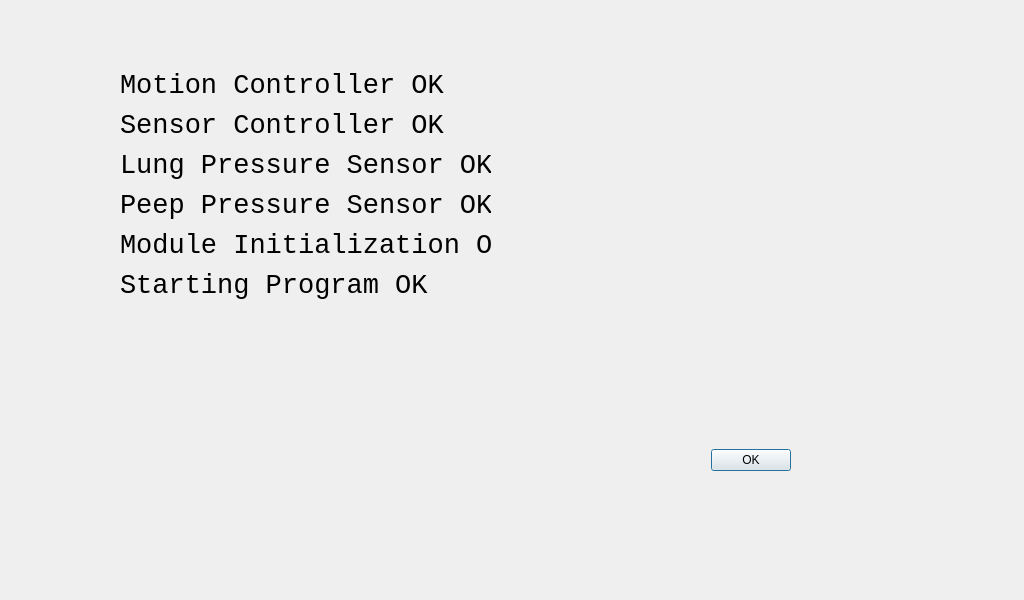
<?xml version="1.0" encoding="UTF-8"?>
<ui version="4.0">
 <class>Dialog</class>
 <widget class="QDialog" name="Dialog">
  <property name="geometry">
   <rect>
    <x>0</x>
    <y>0</y>
    <width>1024</width>
    <height>600</height>
   </rect>
  </property>
  <property name="windowTitle">
   <string>Dialog</string>
  </property>
  <widget class="QDialogButtonBox" name="buttonBox">
   <property name="geometry">
    <rect>
     <x>340</x>
     <y>410</y>
     <width>451</width>
     <height>100</height>
    </rect>
   </property>
   <property name="minimumSize">
    <size>
     <width>0</width>
     <height>100</height>
    </size>
   </property>
   <property name="orientation">
    <enum>Qt::Horizontal</enum>
   </property>
   <property name="standardButtons">
    <set>QDialogButtonBox::Ok</set>
   </property>
  </widget>
  <widget class="QLabel" name="label01">
   <property name="geometry">
    <rect>
     <x>120</x>
     <y>70</y>
     <width>371</width>
     <height>31</height>
    </rect>
   </property>
   <property name="font">
    <font>
     <family>Consolas</family>
     <pointsize>20</pointsize>
    </font>
   </property>
   <property name="text">
    <string>Motion Controller OK</string>
   </property>
  </widget>
  <widget class="QLabel" name="label02">
   <property name="geometry">
    <rect>
     <x>120</x>
     <y>110</y>
     <width>371</width>
     <height>31</height>
    </rect>
   </property>
   <property name="font">
    <font>
     <family>Consolas</family>
     <pointsize>20</pointsize>
    </font>
   </property>
   <property name="text">
    <string>Sensor Controller OK</string>
   </property>
  </widget>
  <widget class="QLabel" name="label03">
   <property name="geometry">
    <rect>
     <x>120</x>
     <y>150</y>
     <width>371</width>
     <height>31</height>
    </rect>
   </property>
   <property name="font">
    <font>
     <family>Consolas</family>
     <pointsize>20</pointsize>
    </font>
   </property>
   <property name="text">
    <string>Lung Pressure Sensor OK</string>
   </property>
  </widget>
  <widget class="QLabel" name="label04">
   <property name="geometry">
    <rect>
     <x>120</x>
     <y>190</y>
     <width>371</width>
     <height>31</height>
    </rect>
   </property>
   <property name="font">
    <font>
     <family>Consolas</family>
     <pointsize>20</pointsize>
    </font>
   </property>
   <property name="text">
    <string>Peep Pressure Sensor OK</string>
   </property>
  </widget>
  <widget class="QLabel" name="label05">
   <property name="geometry">
    <rect>
     <x>120</x>
     <y>230</y>
     <width>371</width>
     <height>31</height>
    </rect>
   </property>
   <property name="font">
    <font>
     <family>Consolas</family>
     <pointsize>20</pointsize>
    </font>
   </property>
   <property name="text">
    <string>Module Initialization OK</string>
   </property>
  </widget>
  <widget class="QLabel" name="label06">
   <property name="geometry">
    <rect>
     <x>120</x>
     <y>270</y>
     <width>371</width>
     <height>31</height>
    </rect>
   </property>
   <property name="font">
    <font>
     <family>Consolas</family>
     <pointsize>20</pointsize>
    </font>
   </property>
   <property name="text">
    <string>Starting Program OK</string>
   </property>
  </widget>
 </widget>
 <resources/>
 <connections>
  <connection>
   <sender>buttonBox</sender>
   <signal>accepted()</signal>
   <receiver>Dialog</receiver>
   <slot>accept()</slot>
   <hints>
    <hint type="sourcelabel">
     <x>248</x>
     <y>254</y>
    </hint>
    <hint type="destinationlabel">
     <x>157</x>
     <y>274</y>
    </hint>
   </hints>
  </connection>
  <connection>
   <sender>buttonBox</sender>
   <signal>rejected()</signal>
   <receiver>Dialog</receiver>
   <slot>reject()</slot>
   <hints>
    <hint type="sourcelabel">
     <x>316</x>
     <y>260</y>
    </hint>
    <hint type="destinationlabel">
     <x>286</x>
     <y>274</y>
    </hint>
   </hints>
  </connection>
 </connections>
</ui>
